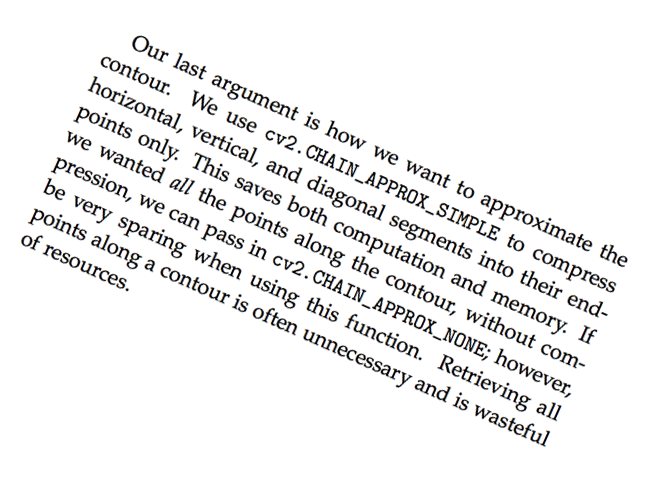
#> input picture pos_24.png, 662 x 495 px, given in place of partitura.png, which was not available
$ jupyter execute image_alignment_techniques.ipynb   (text cells are left out)
#> lines starting #> are read from the running program, lines starting #| are printed output that depends on the picture; after the words box and inside, x2 and y2 are one past the last pixel; in counts of white or black regions, pixels touching at a corner belong together; long printed decimals are rounded; pictures that were not available may be replaced by others from this repository, and a replacement may not be noted
[cell 1]
from skimage import io
import matplotlib.pyplot as plt

# Read the PNG image and convert it to grayscale
image = io.imread("partitura.png", as_gray=True)
#> image: shape (495, 662) float64; min 0, max 1, mean 0.941

# Show the grayscale image
plt.imshow(image, cmap='gray')
plt.axis('off')

[cell 2]
import numpy as np

bin_image = np.zeros_like(image)
# treshold to convert the content pixels
threshold = 0.8

# Binarizing the image to apply the horizontal projection
bin_image[:,:] = np.where(image[:,:] >= threshold, 0, 1)
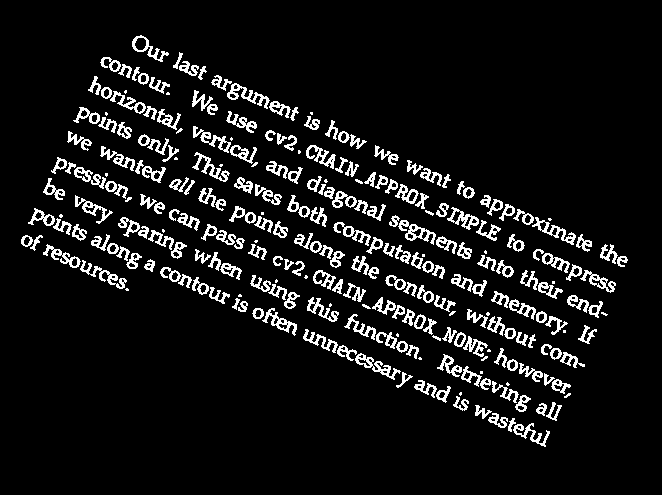
#> bin_image: shape (495, 662) float64; values 0 (black) and 1 (white), 8.6% white in thin lines or dots, all inside (x1, y1, x2, y2) = (21, 35, 628, 447)

plt.imshow(bin_image, cmap='gray')
plt.axis('off')

[cell 3]
import numpy as np

def sum_lines(array):

  # Initialize an empty array to store the sums.
  line_sums = np.zeros(array.shape[0])
#> line_sums = 495 values from 0 to 0

  # Loop through each line of the array and calculate the sum.
  for i in range(array.shape[0]):
    line_sums[i] = np.sum(array[i, :])
#> after the loop, line_sums = 495 values, max 150 at index 238, min 0 at index 0, mean 56.89

  return line_sums

line_sums = sum_lines(bin_image)
print(line_sums.shape)
#| (495,)

[cell 4]
import matplotlib.pyplot as plt

def plot_horizontal_projection(array):
  # Plot the histogram
  plt.bar(range(len(array)), array)
  # Show the plot
  plt.show()
#> figure, not shown here; tallest bar 150 high, from x = 237.6 to 238.4

plot_horizontal_projection(line_sums)

[cell 5]
import numpy as np
from scipy.ndimage import rotate

def objective_function(hor_proj):
  sum = 0
  for i in range(hor_proj.size-1):
    sum += (hor_proj[i]**2 - hor_proj[i+1]**2)
  return sum

def get_hp_inclination(image):
  angle_range = 30
  iteration_rate = 1
  value = np.zeros(angle_range)
  # value 30 is chosen to fasten the process, the angle_range could be any between 0 and 360 degrees
  hor_proj = np.zeros_like(image[:])
  # hor_proj with the line_sums, by definition is the horizontal projection
  for i in range (1, angle_range):
    # Rotate the image by 1 degrees counter-clockwise
    image = rotate(image, 1)
    hor_proj = sum_lines(image)
    value[i] = objective_function(hor_proj)
#> this loop made 29 passes
#> pass 1, in get_hp_inclination, `image = rotate(image, 1)`:
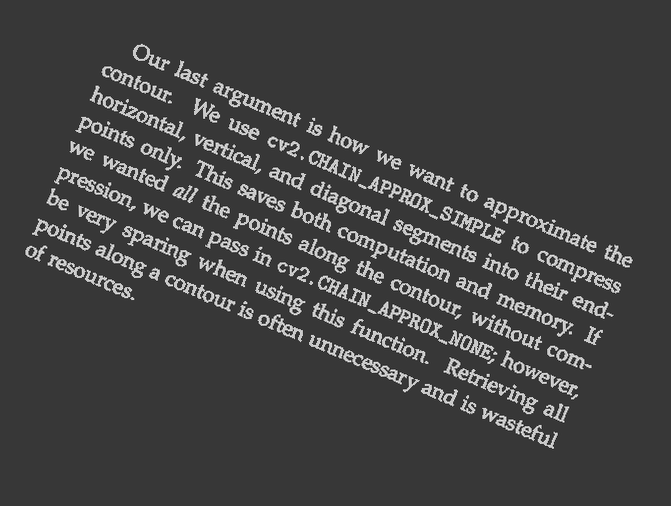
#> image: shape (506, 671) float64; min -0.383, max 1.37, mean 0.0829; drawn with min black and max white
#> after the loop:
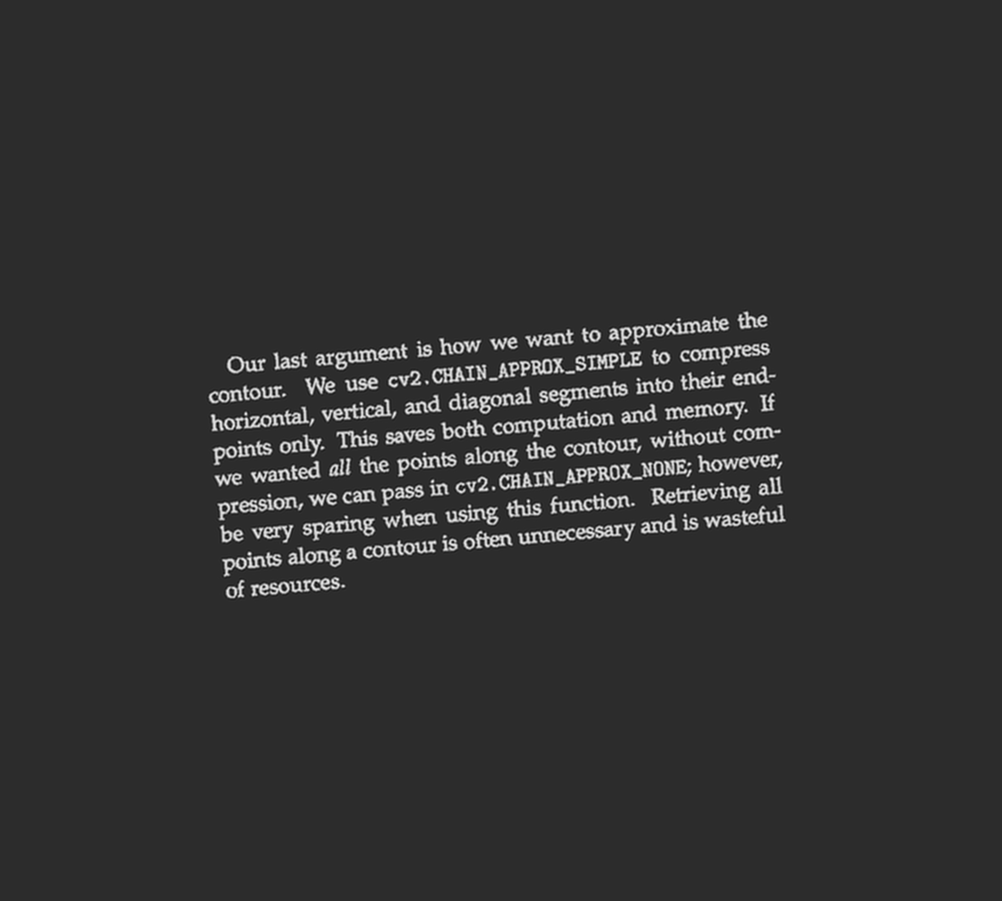
#> image: shape (901, 1002) float64; min -0.273, max 1.28, mean 0.0312; drawn with min black and max white
#> after the loop, value = 30 values, max 7.24e-13 at index 25, min -5.77e-11 at index 24, mean -1.89e-12
  image = rotate(image, -angle_range)
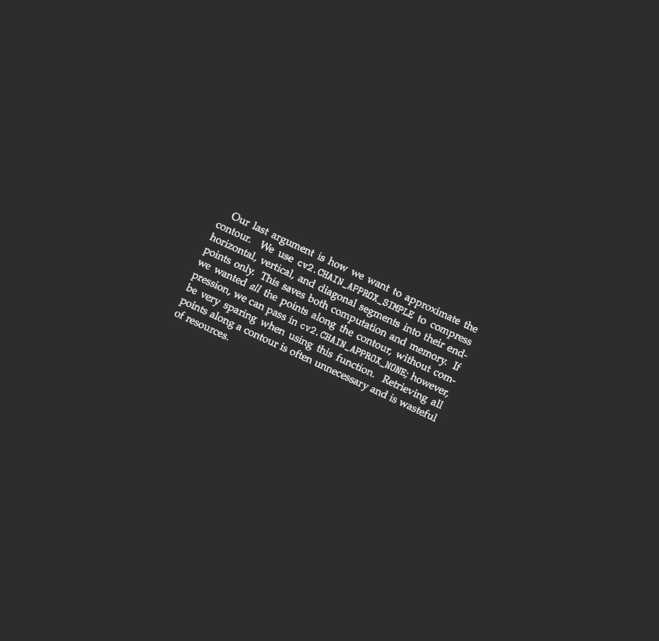
#> image: shape (1281, 1318) float64 (shown at 1/2 size); min -0.275, max 1.25, mean 0.0167; drawn with min black and max white
  # gets the index of the value hor_proj that maximizes the function
  return np.argmin(value)

inclination = get_hp_inclination(bin_image)
#> inclination = 24
print(inclination)
#| 24

[cell 6]
import numpy as np
from scipy.ndimage import rotate

bin_image = rotate(bin_image, inclination)
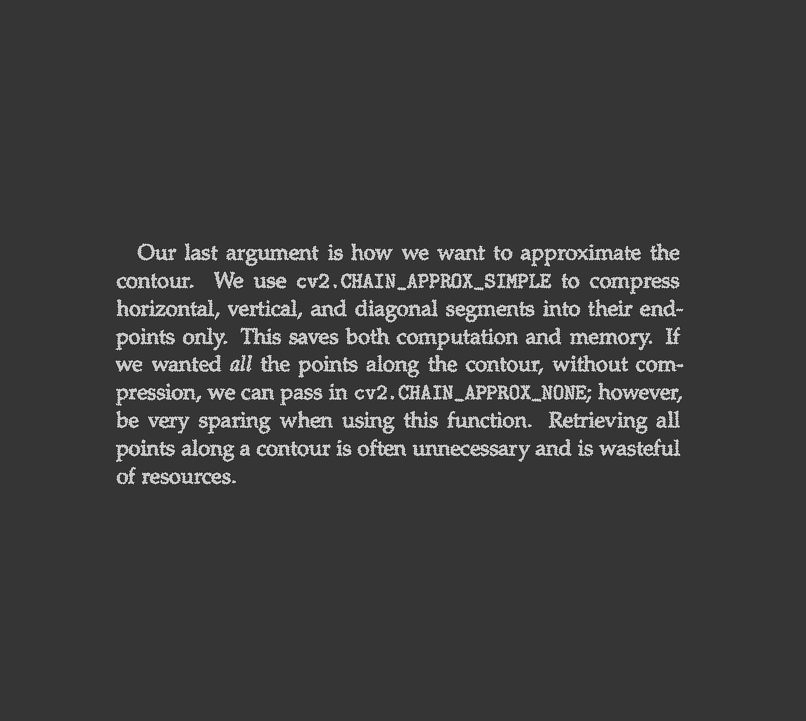
#> bin_image: shape (721, 806) float64; min -0.371, max 1.4, mean 0.0485; drawn with min black and max white
plot_horizontal_projection(sum_lines(bin_image))
#> in plot_horizontal_projection (call 2), `plt.show()`:
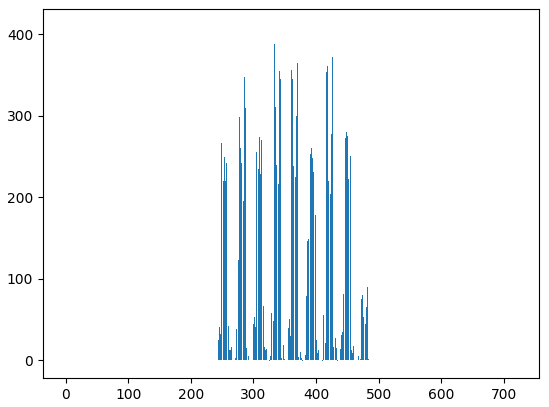
#> figure drawn by matplotlib, 1 panel; tallest bar 410.7 high, from x = 453.6 to 454.4

[cell 7]
import matplotlib.pyplot as plt
from scipy.ndimage import rotate

aligned_image = rotate(image, inclination)
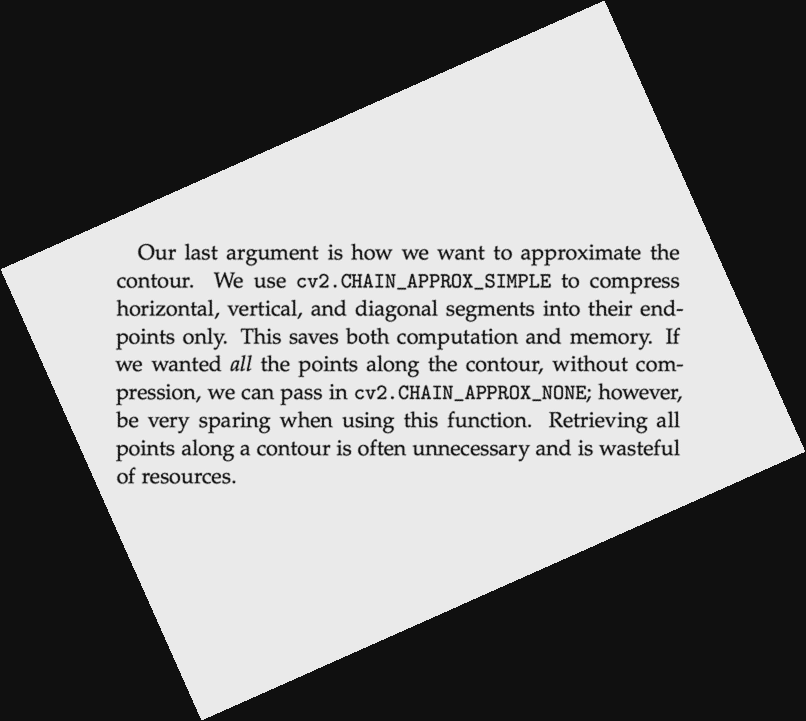
#> aligned_image: shape (721, 806) float64; min -0.0741, max 1.09, mean 0.529; drawn with min black and max white
plt.imshow(aligned_image, cmap = "gray")
plt.axis('off')

[cell 8]
import cv2
import matplotlib.pyplot as plt

# Load the image
image = cv2.imread("partitura.png", 0)
#> image: shape (495, 662); min 0, max 255, mean 240

# Display the image
plt.imshow(image, cmap="gray")
plt.show()

[cell 9]
import cv2
import matplotlib.pyplot as plt

# Load the image
image = cv2.imread("partitura.png", 0)

# Apply Canny edge detection
binary_image = cv2.Canny(image, 200, 200)

# Display the results
plt.imshow(binary_image, cmap="gray")
plt.axis('off')

[cell 10]
from skimage.transform import hough_line
import math

# Apply the Hough transform
h, theta, d = hough_line(binary_image)
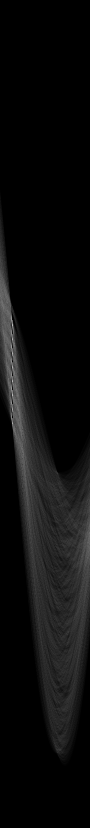
#> h: shape (1655, 180) uint64 (shown at 1/2 size); min 0, max 255, mean 12.7
#> theta = 180 values from -1.57 to 1.55; d = 1655 values from -827 to 827
print("D dimensions: {} | D range: {} to {}\nTheta dimensions: {} | Theta range: {} to {}\nH dimensions: {}".format(d.shape,d[0],d[906],theta.shape,math.degrees(theta[0]),int(math.degrees(theta[179])),h.shape))
#| D dimensions: (1655,) | D range: -827.0 to 79.0
#| Theta dimensions: (180,) | Theta range: -90.0 to 89
#| H dimensions: (1655, 180)

[cell 11]
import numpy as np
import math

distances, angles = h.shape
#> distances = 1655; angles = 180
max_val_column = np.argmax(h) % angles
#> max_val_column = 24
likely_angle = math.degrees(theta[max_val_column])
#> likely_angle = -66
print(likely_angle)
#| -66.000

[cell 12]
import matplotlib.pyplot as plt
from scipy.ndimage import rotate

vertically_aligned_image = rotate(image, likely_angle)
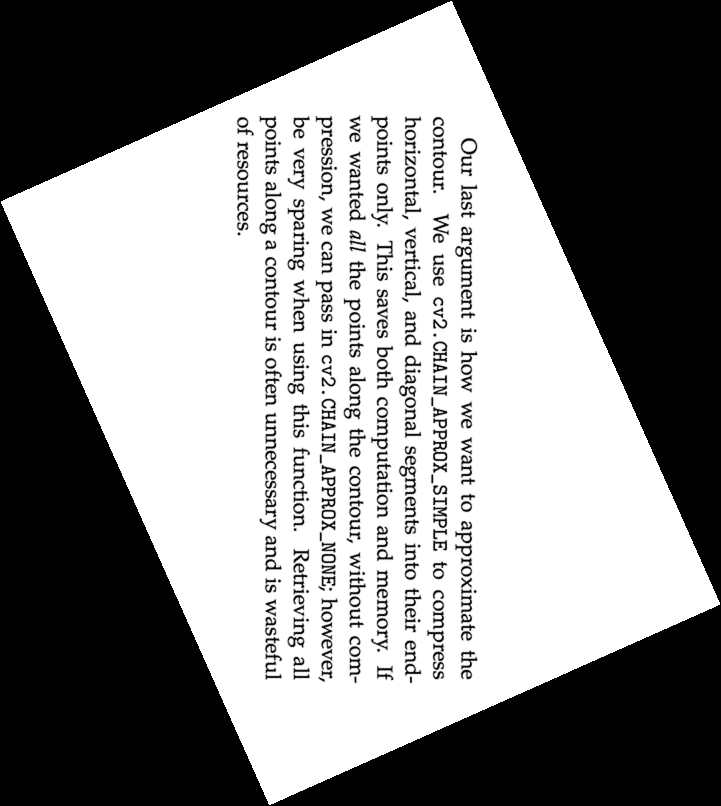
#> vertically_aligned_image: shape (806, 721); min 0, max 255, mean 134.8

plt.imshow(vertically_aligned_image, cmap = "gray")

[cell 13]
import matplotlib.pyplot as plt
from scipy.ndimage import rotate

horizontally_aligned_image = rotate(vertically_aligned_image, 90)
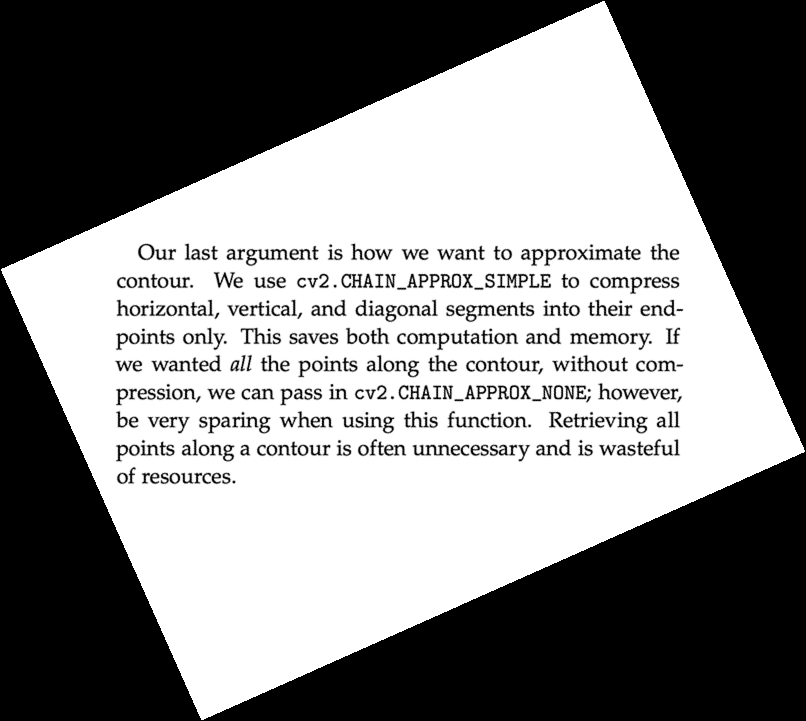
#> horizontally_aligned_image: shape (721, 806); min 0, max 255, mean 134.8

plt.imshow(horizontally_aligned_image, cmap = "gray")

[cell 14]
import cv2
import matplotlib.pyplot as plt

# Load the image
image = cv2.imread("pos_24.png", 0)

# Display the image
plt.imshow(image, cmap="gray")
plt.axis("off")

[cell 15]
import cv2
import matplotlib.pyplot as plt

# Apply Canny edge detection
binary_image = cv2.Canny(image, 200, 200)

# Display the results
plt.imshow(binary_image, cmap="gray")
plt.show()

[cell 16]
import math
import numpy as np
def accumulator_iteration(x,y,add_up):
  for i in range (0,180):
    rho = x*math.cos(math.radians(i)) + y*math.sin(math.radians(i))
    add_up[int(rho),i] += 1

def get_ht_inclination(image):
  m,n = image.shape
#> m = 495; n = 662
  add_up = np.zeros((int(math.sqrt((n**2)+(m**2))), 181))
  for i in range (1,m):
    for j in range (1,n):
        if (image[i,j] == 255):
          accumulator_iteration(i,j,add_up)
  print(n)
#| 662
  return (np.argmax(add_up)%181)

likely_angle = get_ht_inclination(binary_image)
#> likely_angle = 156
print("Probable angle: {}".format(likely_angle))
#| Probable angle: 156

[cell 17]
import matplotlib.pyplot as plt
from scipy.ndimage import rotate

inclination_angle = 180 - likely_angle
#> inclination_angle = 24
horizontally_aligned_image = rotate(image, inclination_angle)

plt.imshow(horizontally_aligned_image, cmap = "gray")
plt.axis("off")
